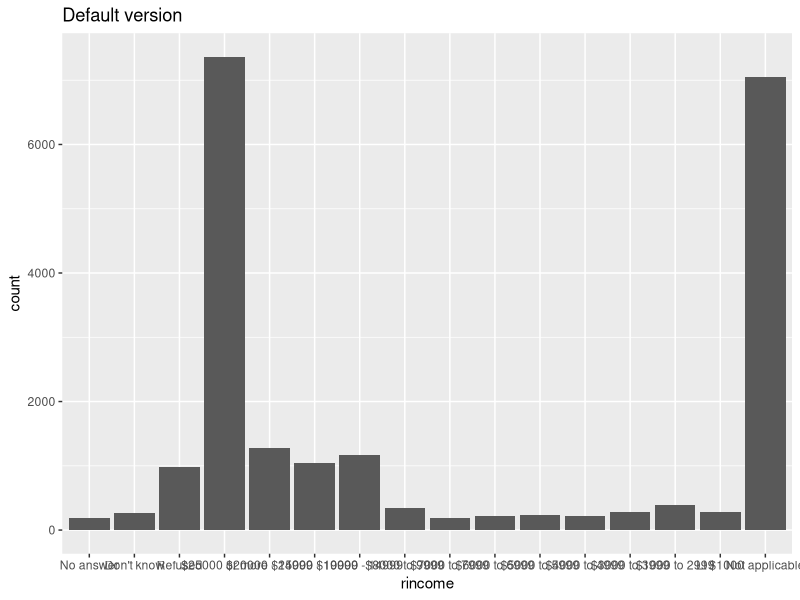
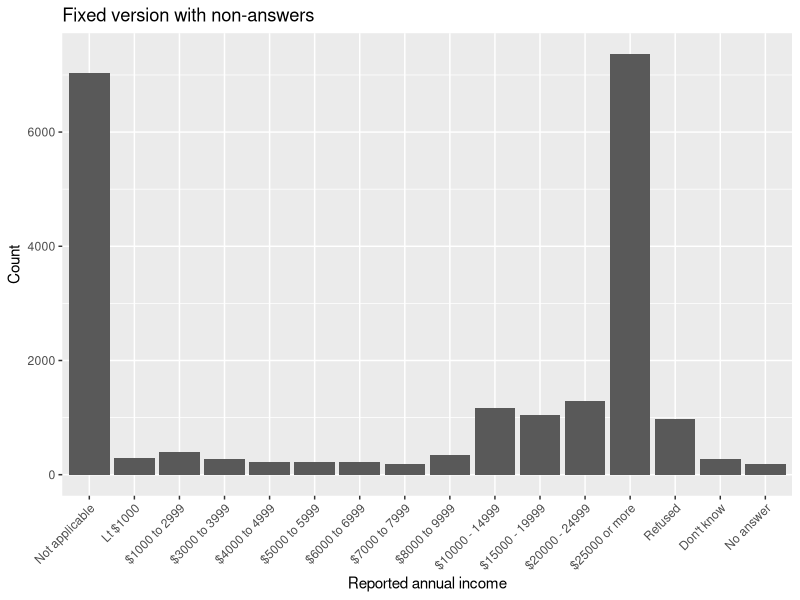
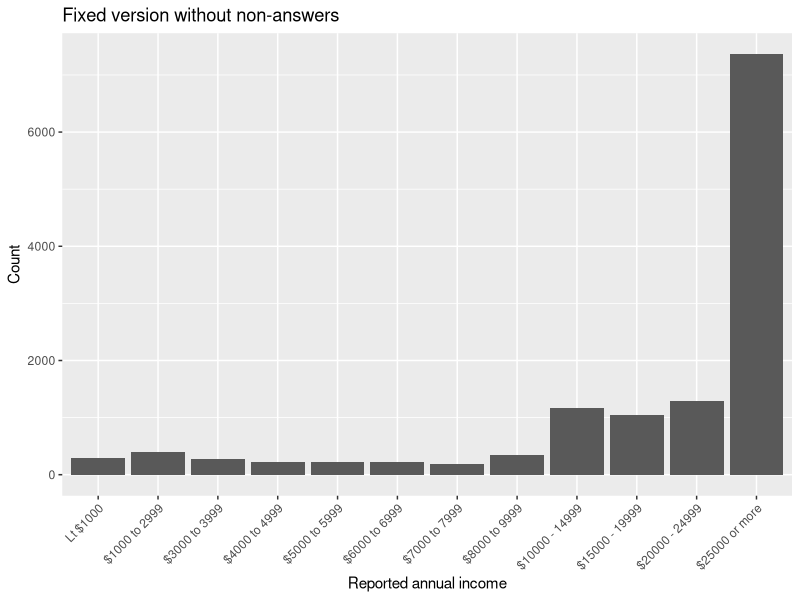
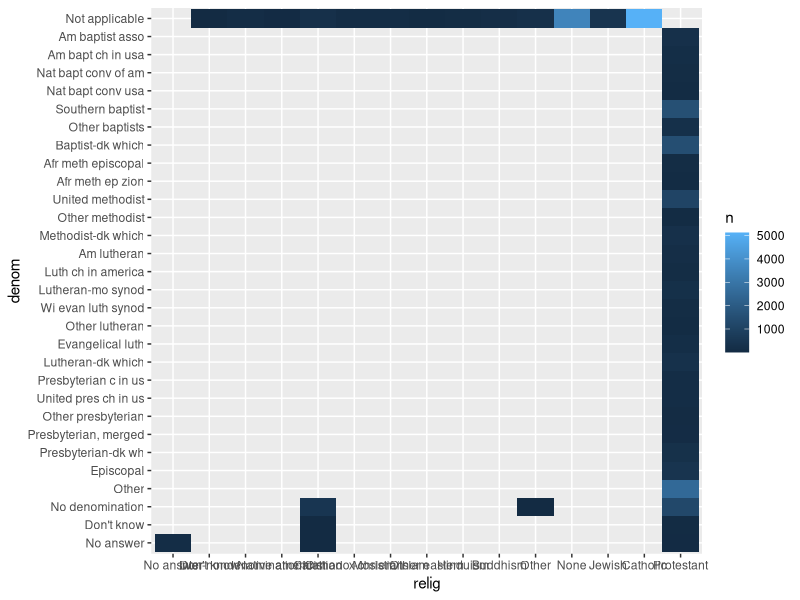
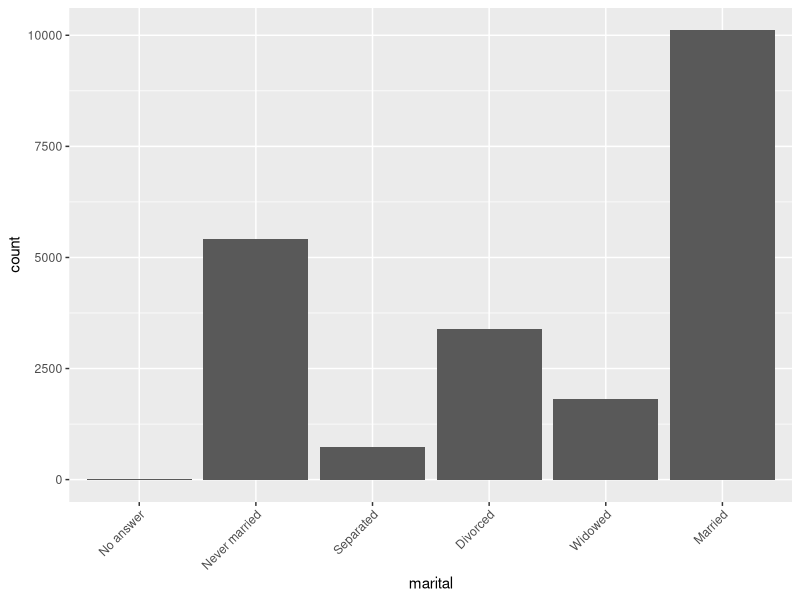
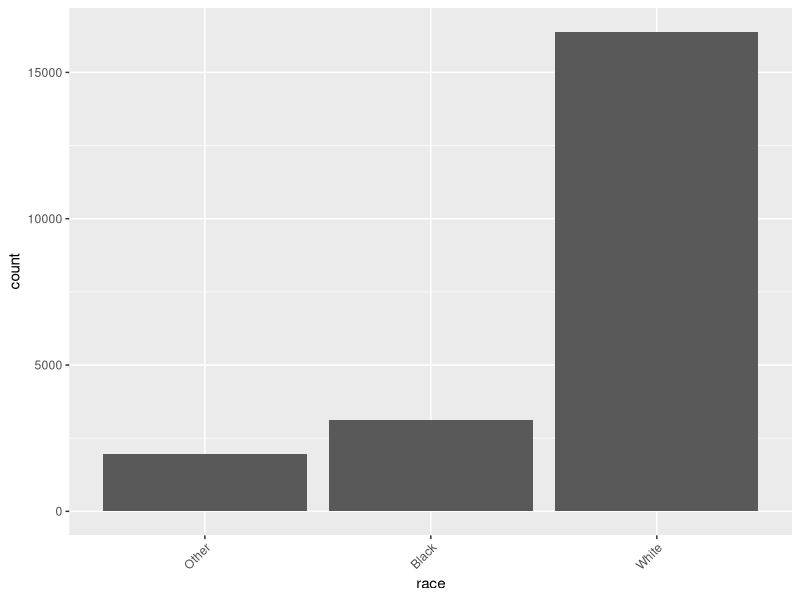
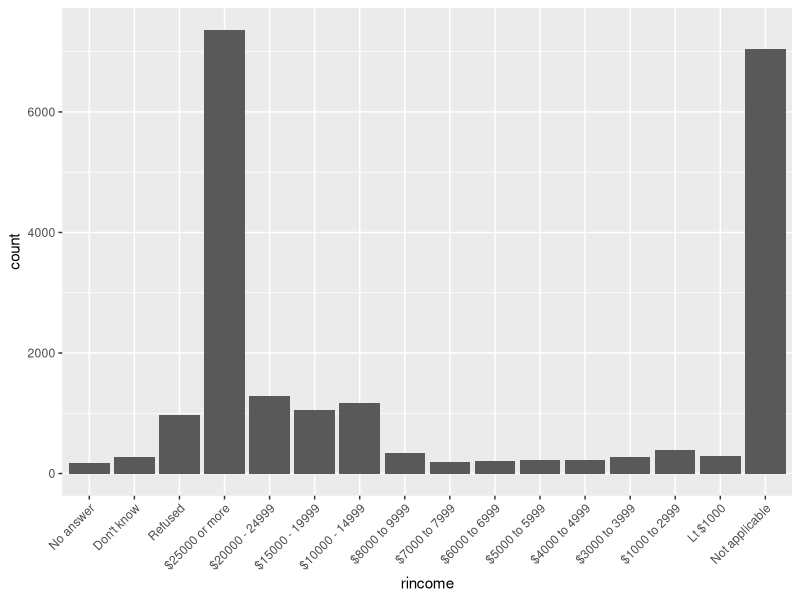
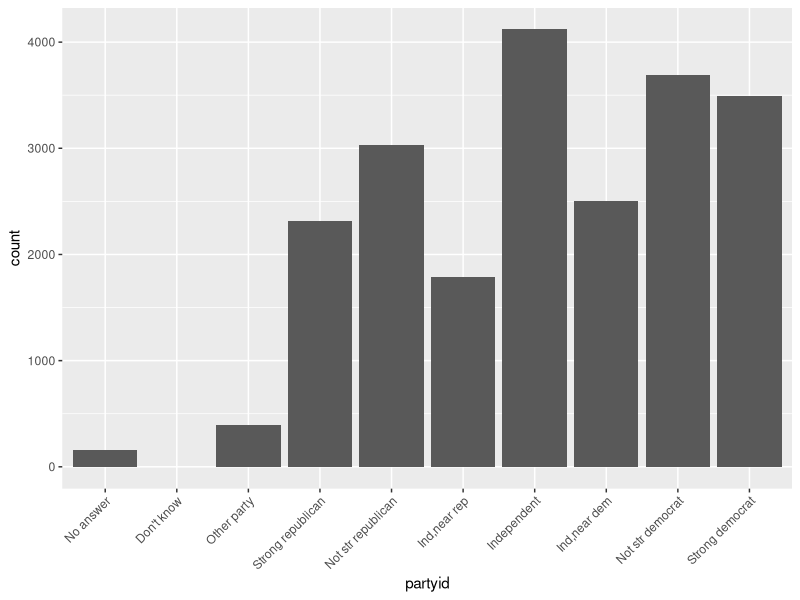

The R script that drew these images, in order:
## ---- chunk 1
knitr::opts_chunk$set(echo = TRUE)
## ---- chunk 2
library(tidyverse)
## ---- chunk 3
#--> Load data from General Social Survey
DATA <- forcats::gss_cat

#--> Create 'default' bar chart
DATA %>%
  ggplot() +
  geom_bar(aes(rincome)) + 
  ggtitle("Default version")

#--> Plot with corrections
DATA %>%
  ggplot() +
  geom_bar(aes(rincome)) +
  ggtitle("Fixed version with non-answers") +
  scale_x_discrete(limits = rev(levels(DATA$rincome))) +
  theme(axis.text.x = element_text(angle = 45, hjust = 1)) +
  xlab("Reported annual income") +
  ylab("Count")

#--> Filter and plot again
bad_answers <- c("No answer", "Don't know", "Refused", "Not applicable")

DATA %>%
  filter(!(rincome %in% bad_answers)) -> DATA2
DATA2$rincome <- factor(DATA2$rincome)

DATA2 %>%
  ggplot() +
  geom_bar(aes(rincome)) +
  ggtitle("Fixed version without non-answers") +
  scale_x_discrete(limits = rev(levels(DATA2$rincome))) +
  theme(axis.text.x = element_text(angle = 45, hjust = 1)) +
  xlab("Reported annual income") +
  ylab("Count")
  
## ---- chunk 4
#--> What types of answers are there in `denom`
unique(DATA$denom)

#--> Filter out the non-answers and see what's left
bad_answers <- c("No answer", "Other", "Don't know", "Not applicable", "No denomination")
DATA %>%
  filter(!(denom %in% bad_answers)) %>%
  count(relig)

#--> Demonstrate as a count map (modelled on lecture 8 code)
DATA %>%
  count(relig, denom) %>%
  ggplot(aes(relig, denom)) +
  geom_tile(aes(fill = n))
## ---- chunk 5
#--> Which variables are factors
DATA %>%
  keep(is.factor) %>% 
  names() -> fact_vars

#--> Plot all of them
for (i in 1:length(fact_vars)){
  DATA %>%
    ggplot() +
    geom_bar(aes_string(fact_vars[i])) +
    theme(axis.text.x = element_text(angle = 45, hjust = 1)) -> my_plot
  print(my_plot)
}
## ---- chunk 6
#--> Use factors to group based on party
DATA %>%
  mutate(partyid2 = fct_collapse(partyid,
         other = c("No answer", "Don't know", "Other party"),
         rep = c("Strong republican", "Not str republican"),
         ind = c("Ind,near rep", "Independent", "Ind,near dem"),
         dem = c("Not str democrat", "Strong democrat"))) -> DATA3

#--> Get percentages based on year
DATA3 %>%
  count(year, partyid2) %>%
  group_by(year) %>%
  mutate(percent = n / sum(n)) -> DATA4

#--> Plot
DATA4 %>%
  ggplot(aes(x = year, y = percent, color = partyid2)) +
  geom_point() +
  geom_line() 
## ---- chunk 7
#--> Collapse data
unique(DATA$rincome)

DATA %>%
  mutate(rincome = fct_collapse(rincome,
    'unknown' = c("No answer", "Don't know", "Refused", "Not applicable"),
    '$0 to 4999' = c("Lt $1000", "$1000 to 2999", "$3000 to 3999", "$4000 to 4999"),
    '$5000 to 9999' = c("$5000 to 5999", "$6000 to 6999", "$7000 to 7999", "$8000 to 9999"))) -> DATA5

#--> Plot the new and improved
DATA5 %>%
  ggplot(aes(rincome)) +
  geom_bar() +
  scale_x_discrete(limits = rev(levels(DATA5$rincome))) +
  theme(axis.text.x = element_text(angle = 45, hjust = 1)) +
  xlab("Reported annual income") +
  ylab("Count") +
  ggtitle("Collapsed factors")
